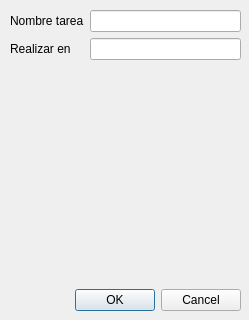
<?xml version="1.0" encoding="UTF-8"?>
<ui version="4.0">
 <class>DialogNuevaTarea</class>
 <widget class="QDialog" name="DialogNuevaTarea">
  <property name="geometry">
   <rect>
    <x>0</x>
    <y>0</y>
    <width>249</width>
    <height>320</height>
   </rect>
  </property>
  <property name="windowTitle">
   <string>Dialog</string>
  </property>
  <widget class="QDialogButtonBox" name="buttonBox">
   <property name="geometry">
    <rect>
     <x>20</x>
     <y>280</y>
     <width>221</width>
     <height>41</height>
    </rect>
   </property>
   <property name="orientation">
    <enum>Qt::Horizontal</enum>
   </property>
   <property name="standardButtons">
    <set>QDialogButtonBox::Cancel|QDialogButtonBox::Ok</set>
   </property>
  </widget>
  <widget class="QWidget" name="formLayoutWidget">
   <property name="geometry">
    <rect>
     <x>10</x>
     <y>10</y>
     <width>231</width>
     <height>271</height>
    </rect>
   </property>
   <layout class="QFormLayout" name="formLayout">
    <item row="0" column="0">
     <widget class="QLabel" name="label">
      <property name="text">
       <string>Nombre tarea</string>
      </property>
     </widget>
    </item>
    <item row="0" column="1">
     <widget class="QLineEdit" name="lineEdit"/>
    </item>
    <item row="1" column="0">
     <widget class="QLabel" name="label_2">
      <property name="text">
       <string>Realizar en</string>
      </property>
     </widget>
    </item>
    <item row="1" column="1">
     <widget class="QLineEdit" name="lineEdit_2"/>
    </item>
   </layout>
  </widget>
 </widget>
 <resources/>
 <connections>
  <connection>
   <sender>buttonBox</sender>
   <signal>accepted()</signal>
   <receiver>DialogNuevaTarea</receiver>
   <slot>accept()</slot>
   <hints>
    <hint type="sourcelabel">
     <x>248</x>
     <y>254</y>
    </hint>
    <hint type="destinationlabel">
     <x>157</x>
     <y>274</y>
    </hint>
   </hints>
  </connection>
  <connection>
   <sender>buttonBox</sender>
   <signal>rejected()</signal>
   <receiver>DialogNuevaTarea</receiver>
   <slot>reject()</slot>
   <hints>
    <hint type="sourcelabel">
     <x>316</x>
     <y>260</y>
    </hint>
    <hint type="destinationlabel">
     <x>286</x>
     <y>274</y>
    </hint>
   </hints>
  </connection>
 </connections>
</ui>
